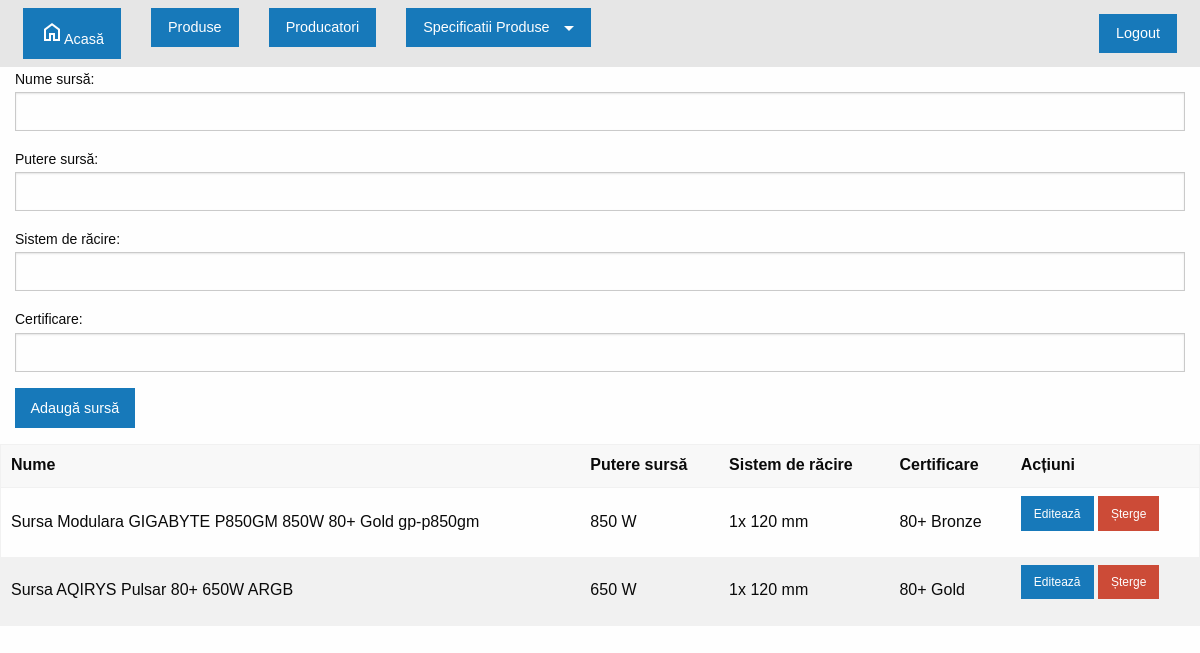
The app's page /toatesursele.php (signed in) with its own data.
### tables this page shows
CREATE TABLE `pagini` (
  `Id` int(11) NOT NULL,
  `nume_meniu` varchar(255) DEFAULT NULL,
  `pagina` varchar(255) DEFAULT NULL,
  `parent_id` int(11) NOT NULL DEFAULT 0,
  `Meniu` varchar(10) NOT NULL
);

CREATE TABLE `surse` (
  `id` int(11) NOT NULL,
  `name` varchar(255) NOT NULL,
  `putere_sursa` varchar(255) NOT NULL,
  `sistem_de_racire` varchar(255) NOT NULL,
  `certificare` varchar(255) NOT NULL
);

### toatesursele.php (the view, shortened to what this page needs)
<?php
include 'db.php';
include 'header.php';
$sql = "SELECT * FROM surse";
$result = $conn->query($sql);
?>
<div class="grid-container">
    <div class="grid-x grid-margin-x">
        <div class="cell large-12">
            <form action="toatesursele.php" method="post">
                <label for="name">Nume sursă:</label>
                <input type="text" id="name" name="name" required>
                <label for="putere_sursa">Putere sursă:</label>
                <input type="text" id="putere_sursa" name="putere_sursa" required>
                <label for="sistem_de_racire">Sistem de răcire:</label>
                <input type="text" id="sistem_de_racire" name="sistem_de_racire" required>
                <label for="certificare">Certificare:</label>
                <input type="text" id="certificare" name="certificare" required>
                <button type="submit" name="add" class="button primary">Adaugă sursă</button>
            </form>
        </div>
    </div>
</div>
<table>
  <thead>
    <tr>
      <th>Nume</th>
      <th>Putere sursă</th>
      <th>Sistem de răcire</th>
      <th>Certificare</th>
      <th>Acțiuni</th>
    </tr>
  </thead>
  <tbody>
    <?php while ($row = $result->fetch_assoc()): ?>
    <tr>
      <td><?php echo htmlspecialchars($row['name']); ?></td>
      <td><?php echo htmlspecialchars($row['putere_sursa']); ?></td>
      <td><?php echo htmlspecialchars($row['sistem_de_racire']); ?></td>
      <td><?php echo htmlspecialchars($row['certificare']); ?></td>
      <td>
        <a href="editare_surse.php?id=<?php echo $row['id']; ?>" class="button small">Editează</a>
        <a href="toatesursele.php?delete=<?php echo $row['id']; ?>" class="button alert small">Șterge</a>
      </td>
    </tr>
    <?php endwhile; ?>
  </tbody>
</table>
</body>
</html>

### header.php (shortened to what this page needs)
<?php
require 'db.php';
function getNavbarItems($userType, $conn) {
    $query = "
        SELECT p.id, p.nume_meniu, p.pagina, p.parent_id
        FROM pagini p
        JOIN drepturi d ON p.id = d.IdPage
        WHERE d.IdUserType = ? AND p.Meniu = 1
        ORDER BY p.parent_id, p.id";
    $stmt = $conn->prepare($query);
    $stmt->bind_param("i", $userType);
    $stmt->execute();
    $result = $stmt->get_result();
    $navbarItems = $result->fetch_all(MYSQLI_ASSOC);
    $menu = [];
    foreach ($navbarItems as $item) {
        if ($item['parent_id'] == 0) {
            $menu[$item['id']] = $item;
            $menu[$item['id']]['sub_items'] = [];
        } else {
            $menu[$item['parent_id']]['sub_items'][] = $item;
        }
    }
    return $menu;
}
$userType = null;
if (isset($_SESSION['user_type'])) {
    $userType = $_SESSION['user_type'];
}
$navbarItems = $userType !== null ? getNavbarItems($userType, $conn) : [];
?>
<!doctype html>
<html class="no-js" lang="en" dir="ltr">
<head>
    <link rel="stylesheet" href="css/foundation.css">
    <link rel="stylesheet" href="css/style.css">
</head>
<body>
<nav class="top-bar">
    <div class="top-bar-left">
        <ul class="dropdown menu" data-dropdown-menu>
            <li><a href="home.php" class="button"><span class="material-symbols-outlined">home</span>Acasă</a></li>
            <?php foreach ($navbarItems as $item): ?>
                <?php if (empty($item['sub_items'])): ?>
                    <li><a href="<?php echo htmlspecialchars($item['pagina']); ?>" class="button"><?php echo htmlspecialchars($item['nume_meniu']); ?></a></li>
                <?php else: ?>
                    <li class="has-submenu">
                        <button href="#" data-dropdown="drop<?php echo $item['id']; ?>" aria-controls="drop<?php echo $item['id']; ?>" aria-expanded="false" class="button dropdown"><?php echo htmlspecialchars($item['nume_meniu']); ?></button>
                    </li>
                <?php endif; ?>
            <?php endforeach; ?>
        </ul>
    </div>
    <div class="top-bar-right">
        <ul class="menu">
            <?php if (isset($_SESSION['user'])): ?>
                <li><a href="logout.php" class="button">Logout</a></li>
            <?php else: ?>
                <li><a href="login.php" class="button">Logare</a></li>
            <?php endif; ?>
        </ul>
    </div>
</nav>
</body>
</html>

### css/style.css (style rules this page uses)
body, html { margin: 0; padding: 0; font-family: Arial, sans-serif; }
nav ul { list-style-type: none; margin: 0; padding: 0; text-align: center; }
.top-bar { color: blue; }
nav ul li { display: inline; margin: 0 15px; }
nav ul li a, .login-button, .register-button { color: white; text-decoration: none; padding: 10px 20px; text-align: center; display: inline-block; font-size: 16px; margin: 4px 2px; transition-duration: 0.4s; cursor: pointer; border-radius: 5px; }

### records on screen
pagini: nume_meniu "Produse"
pagini: nume_meniu "Producatori"
pagini: nume_meniu "Specificatii Produse"
surse: name "Sursa Modulara GIGABYTE P850GM 850W 80+ Gold gp-p850gm", putere_sursa "850 W", sistem_de_racire "1x 120 mm", certificare "80+ Bronze"
surse: name "Sursa AQIRYS Pulsar 80+ 650W ARGB", putere_sursa "650 W", sistem_de_racire "1x 120 mm", certificare "80+ Gold"
